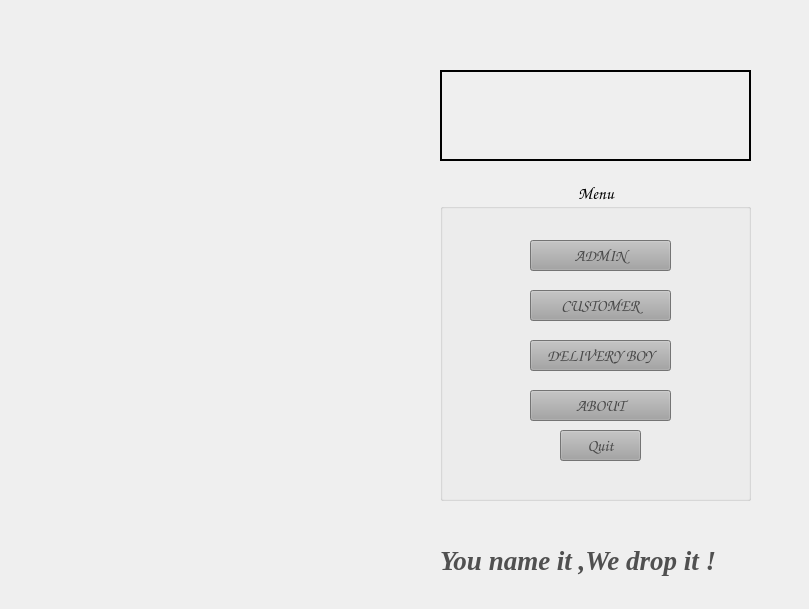
    <widget class="QWidget" name="home_p0">
     <widget class="QLabel" name="BG">
      <property name="geometry">
       <rect>
        <x>0</x>
        <y>0</y>
        <width>800</width>
        <height>600</height>
       </rect>
      </property>
      <property name="font">
       <font>
        <family>Algerian</family>
        <pointsize>12</pointsize>
        <weight>75</weight>
        <italic>true</italic>
        <bold>true</bold>
       </font>
      </property>
      <property name="styleSheet">
       <string notr="true"/>
      </property>
      <property name="text">
       <string/>
      </property>
      <property name="pixmap">
       <pixmap resource="Resources.qrc">:/images/D:/New folder/solid-arctic-blue-color-nfvy6u72fswp2qg0.jpg</pixmap>
      </property>
      <property name="scaledContents">
       <bool>true</bool>
      </property>
     </widget>
     <widget class="QLabel" name="logo">
      <property name="geometry">
       <rect>
        <x>440</x>
        <y>70</y>
        <width>311</width>
        <height>91</height>
       </rect>
      </property>
      <property name="frameShape">
       <enum>QFrame::WinPanel</enum>
      </property>
      <property name="frameShadow">
       <enum>QFrame::Plain</enum>
      </property>
      <property name="text">
       <string/>
      </property>
      <property name="pixmap">
       <pixmap resource="Resources.qrc">:/images/D:/New folder/mainlogo.png</pixmap>
      </property>
      <property name="scaledContents">
       <bool>true</bool>
      </property>
      <property name="alignment">
       <set>Qt::AlignCenter</set>
      </property>
      <property name="wordWrap">
       <bool>false</bool>
      </property>
      <property name="margin">
       <number>0</number>
      </property>
      <property name="indent">
       <number>0</number>
      </property>
     </widget>
     <widget class="QLabel" name="slogan">
      <property name="geometry">
       <rect>
        <x>440</x>
        <y>530</y>
        <width>351</width>
        <height>61</height>
       </rect>
      </property>
      <property name="font">
       <font>
        <family>Times New Roman</family>
        <pointsize>20</pointsize>
        <weight>75</weight>
        <italic>true</italic>
        <bold>true</bold>
       </font>
      </property>
      <property name="styleSheet">
       <string notr="true">color: rgb(80, 80, 80);</string>
      </property>
      <property name="text">
       <string>You name it ,We drop it !</string>
      </property>
     </widget>
     <widget class="QGroupBox" name="groupBox_5">
      <property name="geometry">
       <rect>
        <x>440</x>
        <y>180</y>
        <width>311</width>
        <height>321</height>
       </rect>
      </property>
      <property name="font">
       <font>
        <family>Comic Sans MS</family>
        <pointsize>13</pointsize>
       </font>
      </property>
      <property name="styleSheet">
       <string notr="true">
color: rgb(0, 0, 0);</string>
      </property>
      <property name="title">
       <string>Menu</string>
      </property>
      <property name="alignment">
       <set>Qt::AlignCenter</set>
      </property>
      <widget class="QPushButton" name="quit">
       <property name="geometry">
        <rect>
         <x>120</x>
         <y>250</y>
         <width>81</width>
         <height>31</height>
        </rect>
       </property>
       <property name="font">
        <font>
         <family>Comic Sans MS</family>
         <pointsize>12</pointsize>
         <weight>75</weight>
         <italic>false</italic>
         <bold>true</bold>
        </font>
       </property>
       <property name="styleSheet">
        <string notr="true">background-color: rgb(162, 162, 162);
color: rgb(72, 72, 72);</string>
       </property>
       <property name="text">
        <string>Quit</string>
       </property>
      </widget>
      <widget class="QPushButton" name="about_push">
       <property name="geometry">
        <rect>
         <x>90</x>
         <y>210</y>
         <width>141</width>
         <height>31</height>
        </rect>
       </property>
       <property name="font">
        <font>
         <family>Comic Sans MS</family>
         <pointsize>12</pointsize>
         <weight>75</weight>
         <italic>false</italic>
         <bold>true</bold>
        </font>
       </property>
       <property name="styleSheet">
        <string notr="true">background-color: rgb(162, 162, 162);
color: rgb(72, 72, 72);</string>
       </property>
       <property name="text">
        <string>ABOUT</string>
       </property>
      </widget>
      <widget class="QPushButton" name="customer_ui">
       <property name="geometry">
        <rect>
         <x>90</x>
         <y>110</y>
         <width>141</width>
         <height>31</height>
        </rect>
       </property>
       <property name="font">
        <font>
         <family>Comic Sans MS</family>
         <pointsize>12</pointsize>
         <weight>75</weight>
         <italic>false</italic>
         <bold>true</bold>
        </font>
       </property>
       <property name="styleSheet">
        <string notr="true">background-color: rgb(162, 162, 162);
color: rgb(72, 72, 72);</string>
       </property>
       <property name="text">
        <string>CUSTOMER</string>
       </property>
      </widget>
      <widget class="QPushButton" name="delivery_boy_ui">
       <property name="geometry">
        <rect>
         <x>90</x>
         <y>160</y>
         <width>141</width>
         <height>31</height>
        </rect>
       </property>
       <property name="font">
        <font>
         <family>Comic Sans MS</family>
         <pointsize>12</pointsize>
         <weight>75</weight>
         <italic>false</italic>
         <bold>true</bold>
        </font>
       </property>
       <property name="styleSheet">
        <string notr="true">background-color: rgb(162, 162, 162);
color: rgb(72, 72, 72);</string>
       </property>
       <property name="text">
        <string>DELIVERY BOY</string>
       </property>
      </widget>
      <widget class="QPushButton" name="admin_ui">
       <property name="geometry">
        <rect>
         <x>90</x>
         <y>60</y>
         <width>141</width>
         <height>31</height>
        </rect>
       </property>
       <property name="font">
        <font>
         <family>Comic Sans MS</family>
         <pointsize>12</pointsize>
         <weight>75</weight>
         <italic>false</italic>
         <bold>true</bold>
        </font>
       </property>
       <property name="styleSheet">
        <string notr="true">background-color: rgb(162, 162, 162);
color: rgb(72, 72, 72);</string>
       </property>
       <property name="text">
        <string>ADMIN</string>
       </property>
       <property name="autoRepeat">
        <bool>false</bool>
       </property>
      </widget>
     </widget>
     <widget class="QLabel" name="label_29">
      <property name="geometry">
       <rect>
        <x>0</x>
        <y>0</y>
        <width>400</width>
        <height>600</height>
       </rect>
      </property>
      <property name="text">
       <string/>
      </property>
      <property name="pixmap">
       <pixmap resource="Resources.qrc">:/images/D:/New folder/Screenshot (66).png</pixmap>
      </property>
      <property name="scaledContents">
       <bool>true</bool>
      </property>
     </widget>
    </widget>
